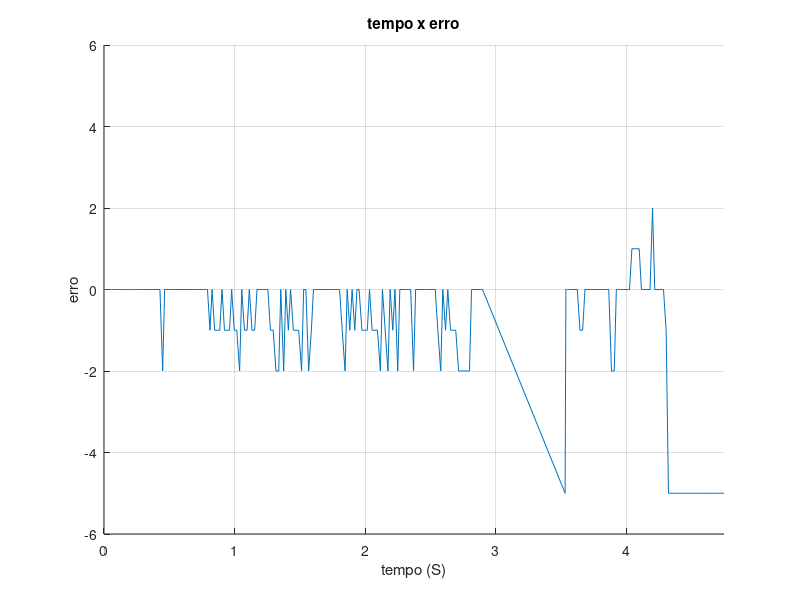
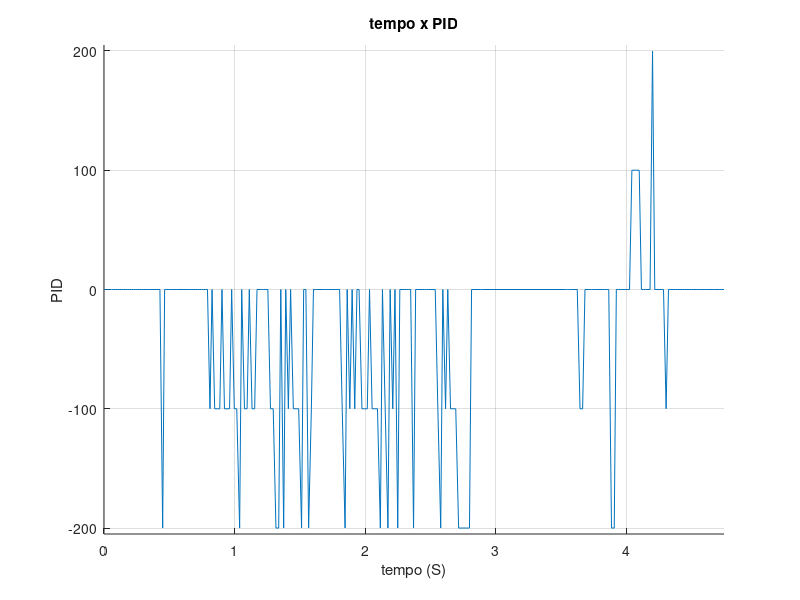

MATLAB code for these plots, in order:
close all; clear all;

dados = load('dados.txt', '-ascii', '\t');

erro = dados(:, 1)
PID = dados(:, 2)
tempo = dados(:, 3)

tempo = tempo ./ 1000

figure 1
hold on; grid on;
plot(tempo, erro);
title('tempo x erro')
xlabel('tempo (S)')
ylabel('erro')
axis([0, max(tempo), -6, 6]);

figure 2
hold on; grid on;
plot(tempo, PID);
title('tempo x PID')
xlabel('tempo (S)')
ylabel('PID')
axis([0, max(tempo), -max(PID) - 5, max(PID) + 5]);
